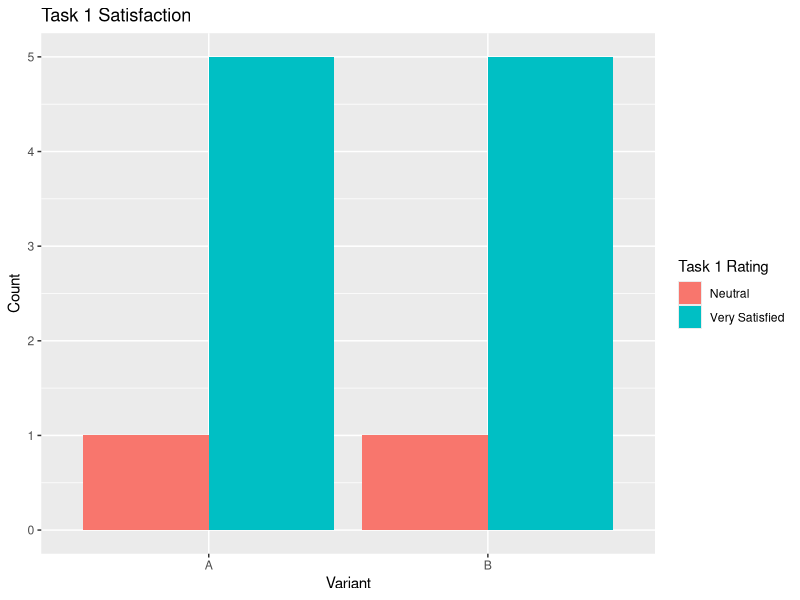
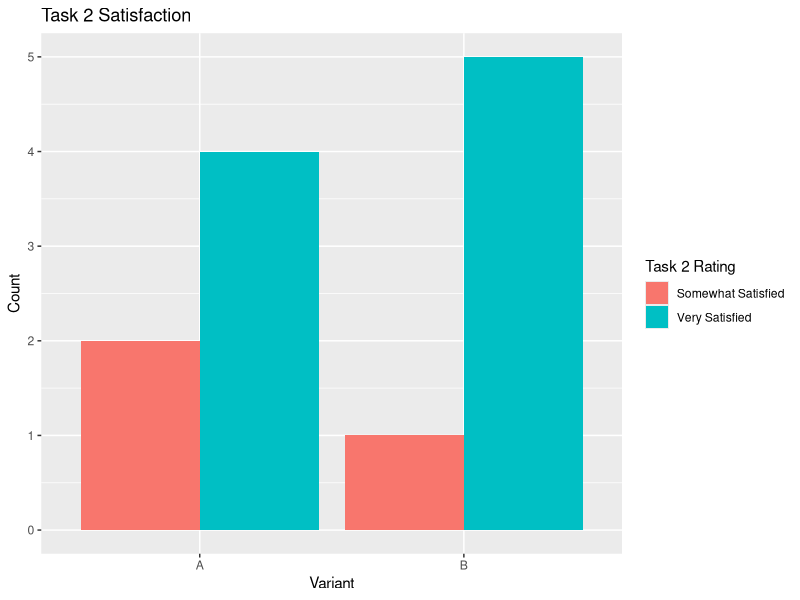
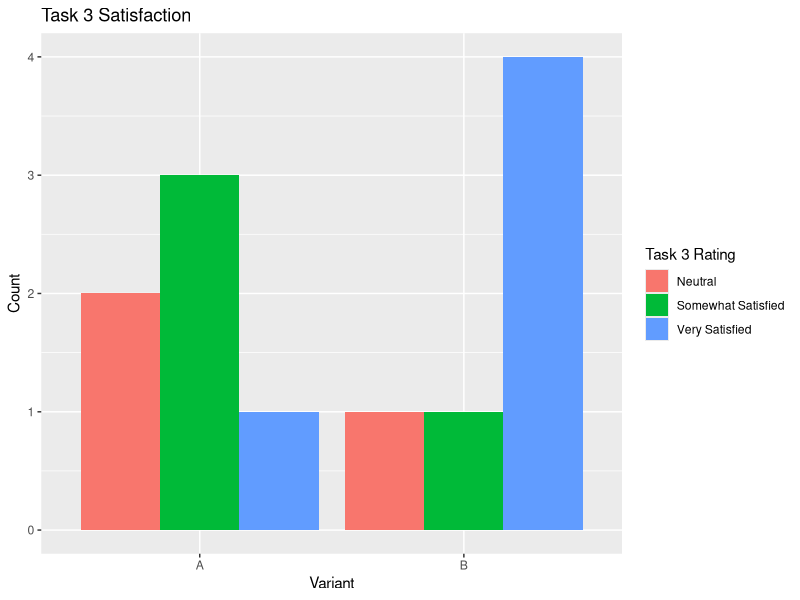

Write the R code that produced these figures, in order.
## ---- chunk 1
library(tidyverse)
raw <- read.csv("raw.csv")
## ---- chunk 2
ggplot(raw, mapping = aes(x=Variant, fill=Task.1.Rating)) + geom_bar(position="dodge") + labs(title="Task 1 Satisfaction", x = "Variant", y = "Count", fill = "Task 1 Rating")
ggplot(raw, mapping = aes(x=Variant, fill=Task.2.Rating)) + geom_bar(position="dodge") + labs(title="Task 2 Satisfaction", x = "Variant", y = "Count", fill = "Task 2 Rating")
ggplot(raw, mapping = aes(x=Variant, fill=Task.3.Rating)) + geom_bar(position="dodge") + labs(title="Task 3 Satisfaction", x = "Variant", y = "Count", fill = "Task 3 Rating")
